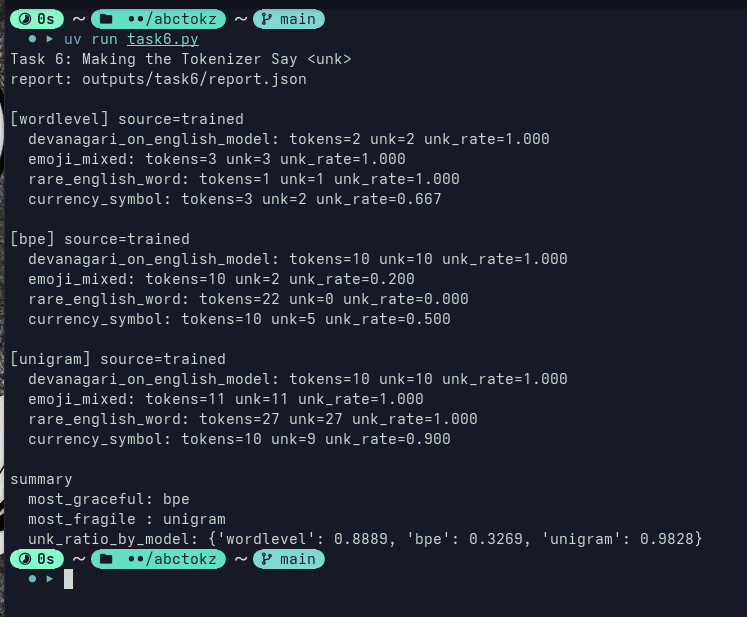

The script that saved this image:
from __future__ import annotations

import json
from pathlib import Path
from typing import Callable

from abctokz import Tokenizer
from abctokz.config.defaults import bpe_multilingual, unigram_multilingual, wordlevel_multilingual
from abctokz.config.schemas import TokenizerConfig

MODEL_BUILDERS: dict[str, Callable[[int], TokenizerConfig]] = {
    "wordlevel": wordlevel_multilingual,
    "bpe": bpe_multilingual,
    "unigram": unigram_multilingual,
}

ENGLISH_ONLY_CORPUS: list[str] = [
    "the quick brown fox jumps over the lazy dog",
    "tokenization quality matters for language models",
    "this corpus is intentionally english only",
    "unknown words should reveal model behavior",
    "we test robustness and fallback behavior",
] * 80

TEST_INPUTS: list[tuple[str, str]] = [
    ("devanagari_on_english_model", "नमस्ते भारत"),
    ("emoji_mixed", "hello 😊 world"),
    ("rare_english_word", "electroencephalographically"),
    ("currency_symbol", "price is €100"),
]


def choose_runtime_tokenizer(trained: Tokenizer, loaded: Tokenizer, probe_text: str) -> tuple[Tokenizer, str]:
    trained_enc = trained.encode(probe_text)
    loaded_enc = loaded.encode(probe_text)
    if trained_enc.tokens == loaded_enc.tokens and trained_enc.ids == loaded_enc.ids:
        return loaded, "loaded"
    return trained, "trained"


def build_tokenizer(model_name: str, vocab_size: int, artifact_root: Path) -> tuple[Tokenizer, str]:
    artifact_root.mkdir(parents=True, exist_ok=True)
    corpus_path = artifact_root / "english_only_corpus.txt"
    corpus_path.write_text("\n".join(ENGLISH_ONLY_CORPUS), encoding="utf-8")

    config: TokenizerConfig = MODEL_BUILDERS[model_name](vocab_size=vocab_size)
    trained = Tokenizer.from_config(config)
    trained.train([str(corpus_path)], config)

    model_dir = artifact_root / model_name
    trained.save(str(model_dir))
    loaded = Tokenizer.load(str(model_dir))
    return choose_runtime_tokenizer(trained, loaded, probe_text="hello world")


def unk_id(tokenizer: Tokenizer) -> int:
    vocab = tokenizer.get_vocab()
    return vocab.get("<unk>", 0)


def run_case(tokenizer: Tokenizer, case_label: str, text: str) -> dict[str, object]:
    enc = tokenizer.encode(text)
    u = unk_id(tokenizer)
    unk_count = sum(1 for i in enc.ids if i == u)
    return {
        "case": case_label,
        "text": text,
        "word_count": len(text.split()),
        "token_count": len(enc.ids),
        "unk_count": unk_count,
        "unk_rate": (unk_count / max(len(enc.ids), 1)),
        "tokens": enc.tokens,
        "ids": enc.ids,
        "decoded": tokenizer.decode(enc.ids),
    }


def classify_gracefulness(results: dict[str, list[dict[str, object]]]) -> dict[str, str]:
    score: dict[str, float] = {}
    for model_name, rows in results.items():
        unk_total = sum(float(r["unk_count"]) for r in rows)
        tok_total = sum(float(r["token_count"]) for r in rows)
        score[model_name] = unk_total / max(tok_total, 1.0)

    ordered = sorted(score.items(), key=lambda x: x[1])
    graceful = ordered[0][0]
    fragile = ordered[-1][0]
    return {
        "most_graceful": graceful,
        "most_fragile": fragile,
        "unk_ratio_by_model": {k: round(v, 4) for k, v in score.items()},
    }


def main() -> None:
    artifact_root = Path("artifacts/task6")
    output_path = Path("outputs/task6/report.json")

    runtime_sources: dict[str, str] = {}
    models: dict[str, Tokenizer] = {}
    for model_name in ["wordlevel", "bpe", "unigram"]:
        tok, source = build_tokenizer(model_name, vocab_size=200, artifact_root=artifact_root)
        models[model_name] = tok
        runtime_sources[model_name] = source

    results: dict[str, list[dict[str, object]]] = {}
    for model_name, tok in models.items():
        rows: list[dict[str, object]] = []
        for label, text in TEST_INPUTS:
            rows.append(run_case(tok, label, text))
        results[model_name] = rows

    summary = classify_gracefulness(results)

    report = {
        "corpus": {
            "type": "english_only",
            "n_lines": len(ENGLISH_ONLY_CORPUS),
        },
        "runtime_sources": runtime_sources,
        "results": results,
        "summary": summary,
        "suggestion_without_retraining": (
            "Use a fallback routing strategy: if UNK rate on an input exceeds a threshold, "
            "re-encode that input with a more robust external tokenizer (e.g., SentencePiece/BPE baseline) "
            "or a second in-project tokenizer better matched to that script."
        ),
    }

    output_path.parent.mkdir(parents=True, exist_ok=True)
    output_path.write_text(json.dumps(report, ensure_ascii=False, indent=2), encoding="utf-8")

    print("Task 6: Making the Tokenizer Say <unk>")
    print(f"report: {output_path}")
    print()
    for model_name in ["wordlevel", "bpe", "unigram"]:
        print(f"[{model_name}] source={runtime_sources[model_name]}")
        for row in results[model_name]:
            print(
                f"  {row['case']}: tokens={row['token_count']} unk={row['unk_count']} "
                f"unk_rate={row['unk_rate']:.3f}"
            )
        print()

    print("summary")
    print(f"  most_graceful: {summary['most_graceful']}")
    print(f"  most_fragile : {summary['most_fragile']}")
    print(f"  unk_ratio_by_model: {summary['unk_ratio_by_model']}")


if __name__ == "__main__":
    main()
